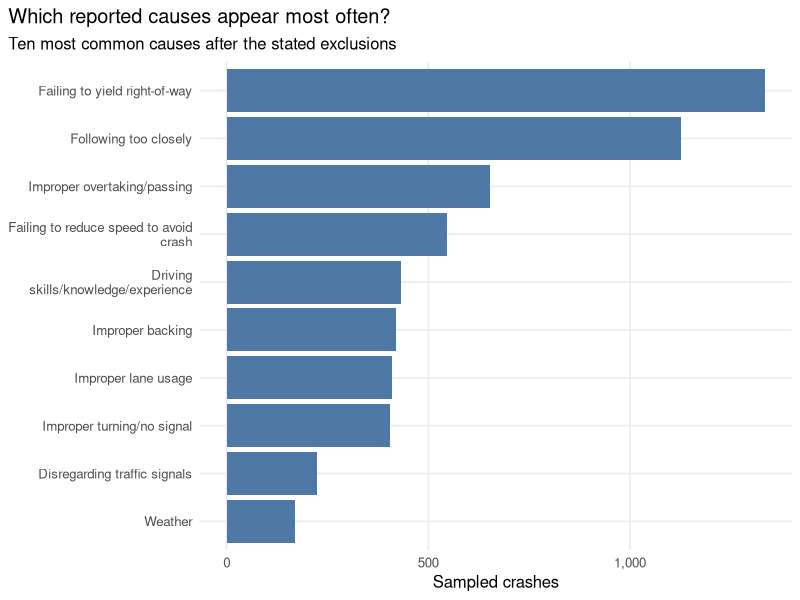
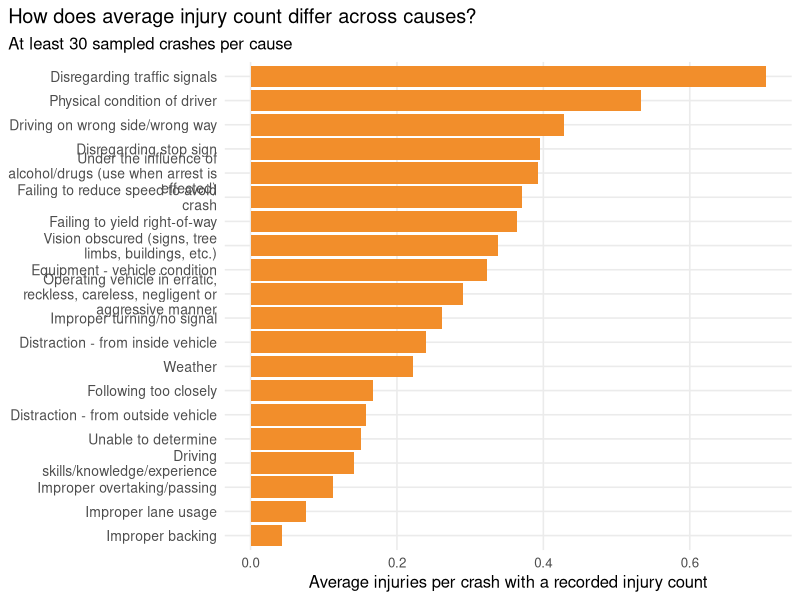
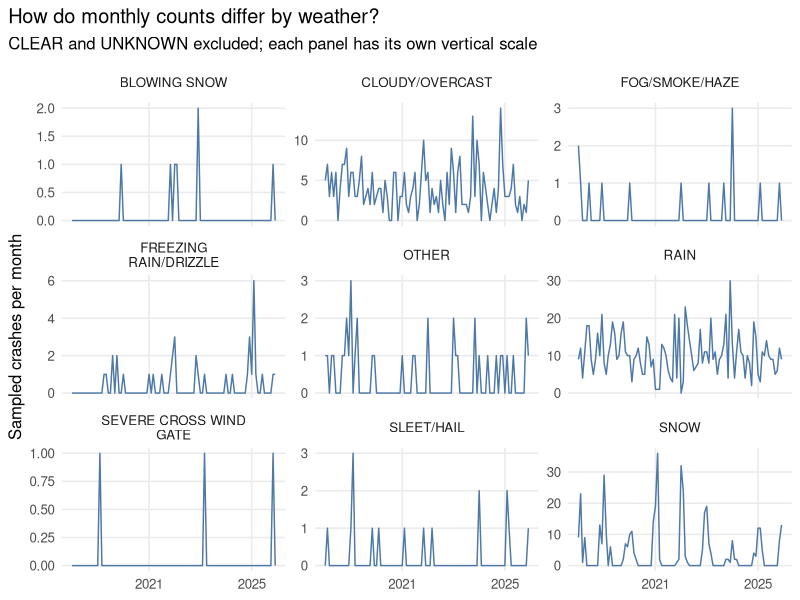
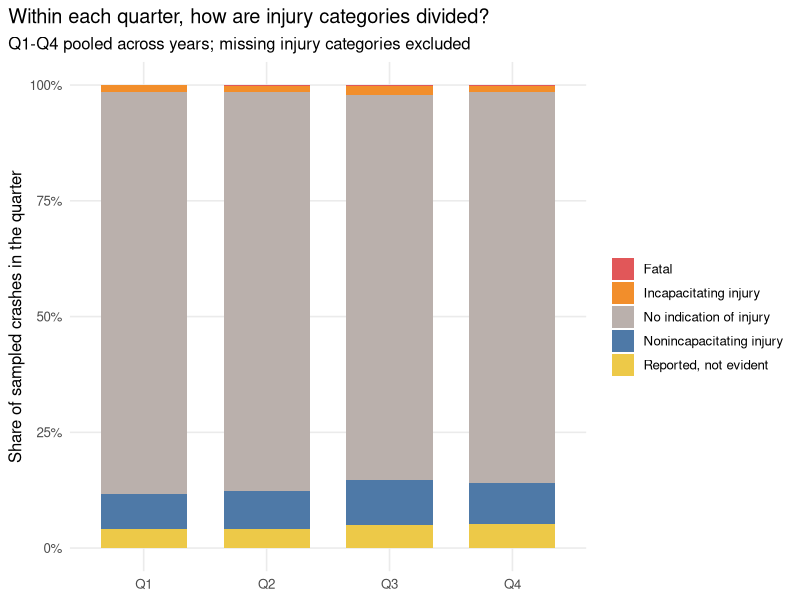
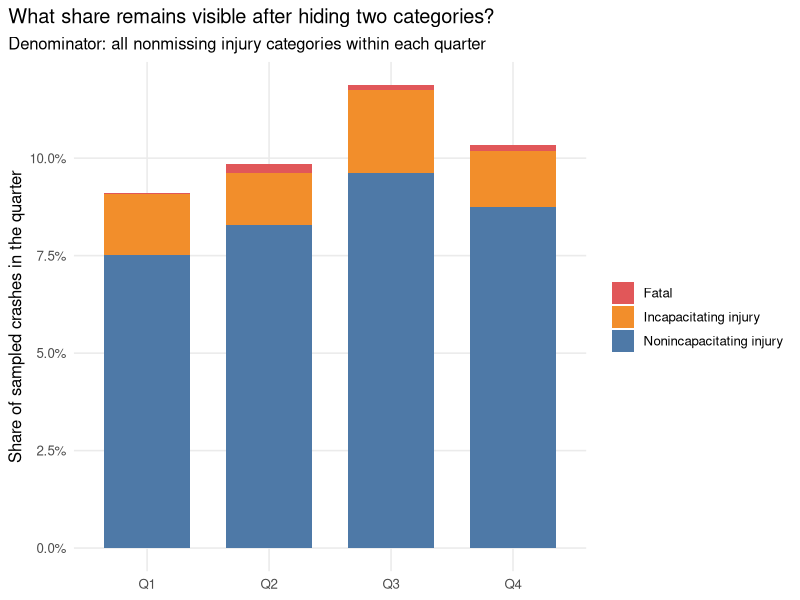
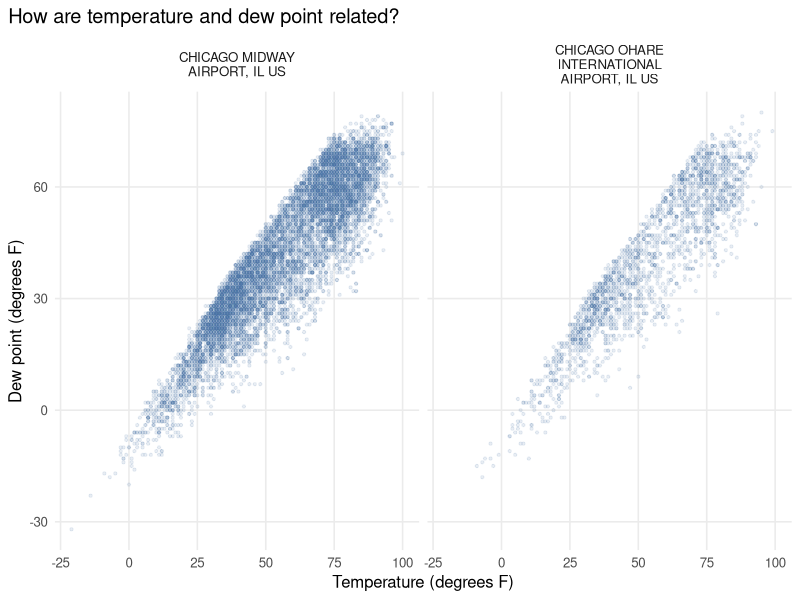
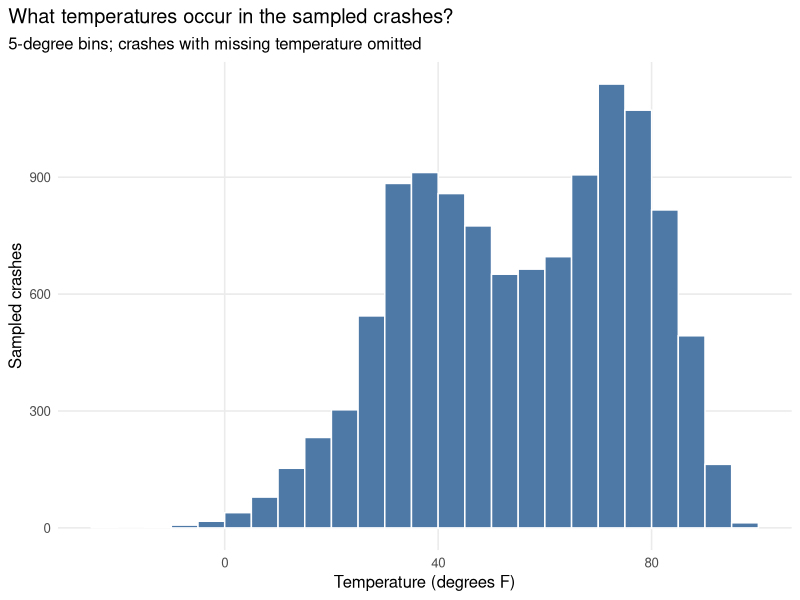
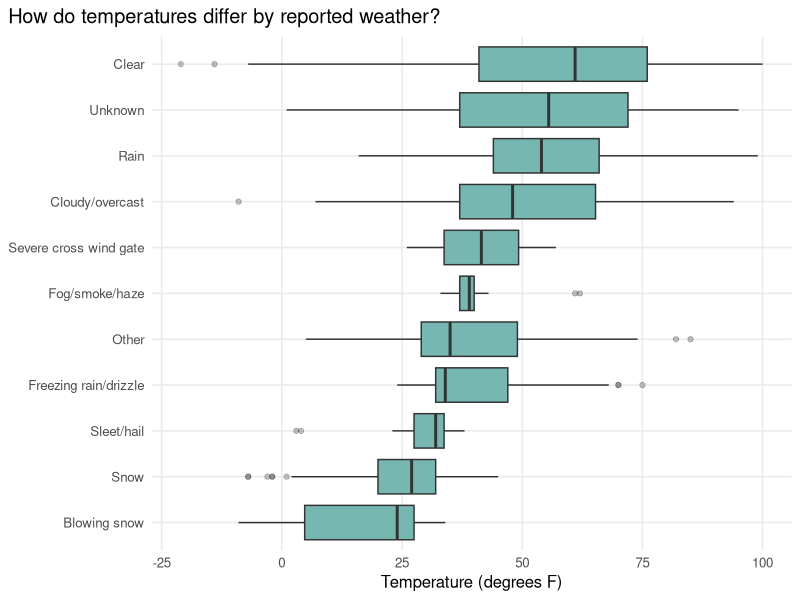

Source code (R) for these figures, in order:
## ---- chunk 1
#| label: packages-and-style
library(ggplot2)
library(dplyr)
library(readr)
library(tidyr)
library(lubridate)
library(forcats)
library(stringr)

theme_set(
  theme_minimal(base_size = 12) +
    theme(panel.grid.minor = element_blank(),
          plot.title.position = "plot")
)

# A familiar Tableau-like palette; no extra theme package is needed.
tableau_colors <- c("#4E79A7", "#F28E2B", "#E15759", "#76B7B2",
                    "#59A14F", "#EDC948", "#B07AA1", "#FF9DA7",
                    "#9C755F", "#BAB0AC")
## ---- chunk 2
#| label: read-data
crashes <- read_csv("data/chicago_traffic_crashes_sample.csv",
                    show_col_types = FALSE) |>
  mutate(
    month = as.Date(floor_date(crash_datetime, "month")),
    quarter = factor(paste0("Q", quarter(crash_datetime)),
                     levels = c("Q1", "Q2", "Q3", "Q4"))
  )

nrow(crashes)
n_distinct(crashes$crash_id)
## ---- chunk 3
#| label: ranking
ranking <- crashes |>
  filter(!is.na(primary_contributory_cause),
         !primary_contributory_cause %in%
           c("UNABLE TO DETERMINE", "NOT APPLICABLE")) |>
  count(primary_contributory_cause, name = "crash_count") |>
  slice_max(crash_count, n = 10, with_ties = FALSE)

ranking_plot <- ggplot(ranking,
                      aes(x = crash_count,
                          y = fct_reorder(primary_contributory_cause,
                                          crash_count))) +
  geom_col(fill = tableau_colors[1]) +
  scale_y_discrete(labels = function(x) str_wrap(str_to_sentence(x), 32)) +
  scale_x_continuous(labels = scales::label_comma()) +
  labs(title = "Which reported causes appear most often?",
       subtitle = "Ten most common causes after the stated exclusions",
       x = "Sampled crashes", y = NULL)

ranking_plot
## ---- chunk 4
#| label: average-injuries
#| fig-height: 10
injury_summary <- crashes |>
  filter(!is.na(primary_contributory_cause),
         primary_contributory_cause != "NOT APPLICABLE") |>
  group_by(primary_contributory_cause) |>
  summarise(crash_count = n(),
            measured_count = sum(!is.na(injuries_total)),
            mean_injuries = mean(injuries_total, na.rm = TRUE),
            .groups = "drop") |>
  filter(crash_count >= 30, measured_count > 0)

injury_plot <- ggplot(injury_summary,
                     aes(x = mean_injuries,
                         y = fct_reorder(primary_contributory_cause,
                                         mean_injuries))) +
  geom_col(fill = tableau_colors[2]) +
  scale_y_discrete(labels = function(x) str_wrap(str_to_sentence(x), 34)) +
  theme(axis.text.y = element_text(size = 10)) +
  labs(title = "How does average injury count differ across causes?",
       subtitle = "At least 30 sampled crashes per cause",
       x = "Average injuries per crash with a recorded injury count", y = NULL)

injury_plot
## ---- chunk 5
#| label: inspect-group-sizes
injury_summary |>
  arrange(desc(mean_injuries)) |>
  select(primary_contributory_cause, crash_count, measured_count, mean_injuries) |>
  knitr::kable(digits = 2)
## ---- chunk 6
#| label: monthly-counts
#| fig-height: 7
months <- seq(min(crashes$month), max(crashes$month), by = "month")

monthly <- crashes |>
  filter(!is.na(reported_weather_condition),
         !reported_weather_condition %in% c("CLEAR", "UNKNOWN")) |>
  count(month, reported_weather_condition, name = "crash_count") |>
  complete(month = months, reported_weather_condition,
           fill = list(crash_count = 0))

time_plot <- ggplot(monthly, aes(x = month, y = crash_count)) +
  geom_line(color = tableau_colors[1], linewidth = 0.5) +
  facet_wrap(~ reported_weather_condition, ncol = 3,
             scales = "free_y", labeller = label_wrap_gen(20)) +
  scale_x_date(date_breaks = "4 years", date_labels = "%Y") +
  labs(title = "How do monthly counts differ by weather?",
       subtitle = "CLEAR and UNKNOWN excluded; each panel has its own vertical scale",
       x = NULL, y = "Sampled crashes per month")

time_plot
## ---- chunk 7
#| label: quarterly-shares
quarter_shares <- crashes |>
  filter(!is.na(most_severe_injury)) |>
  count(quarter, most_severe_injury, name = "crash_count") |>
  group_by(quarter) |>
  mutate(share = crash_count / sum(crash_count)) |>
  ungroup()

quarter_shares |>
  group_by(quarter) |>
  summarise(total_share = sum(share), .groups = "drop")

injury_colors <- c("FATAL" = "#E15759",
                   "INCAPACITATING INJURY" = "#F28E2B",
                   "NONINCAPACITATING INJURY" = "#4E79A7",
                   "REPORTED, NOT EVIDENT" = "#EDC948",
                   "NO INDICATION OF INJURY" = "#BAB0AC")

share_plot <- ggplot(quarter_shares,
                     aes(x = quarter, y = share, fill = most_severe_injury)) +
  geom_col(width = 0.7) +
  scale_fill_manual(values = injury_colors,
                    labels = function(x) str_wrap(str_to_sentence(x), 24)) +
  scale_y_continuous(labels = scales::label_percent()) +
  labs(title = "Within each quarter, how are injury categories divided?",
       subtitle = "Q1-Q4 pooled across years; missing injury categories excluded",
       x = NULL, y = "Share of sampled crashes in the quarter", fill = NULL)

share_plot
## ---- chunk 8
#| label: hidden-categories
visible_shares <- quarter_shares |>
  filter(!most_severe_injury %in%
           c("NO INDICATION OF INJURY", "REPORTED, NOT EVIDENT"))

hidden_plot <- ggplot(visible_shares,
                      aes(x = quarter, y = share, fill = most_severe_injury)) +
  geom_col(width = 0.7) +
  scale_fill_manual(values = injury_colors,
                    labels = function(x) str_wrap(str_to_sentence(x), 24)) +
  scale_y_continuous(labels = scales::label_percent()) +
  labs(title = "What share remains visible after hiding two categories?",
       subtitle = "Denominator: all nonmissing injury categories within each quarter",
       x = NULL, y = "Share of sampled crashes in the quarter", fill = NULL)

hidden_plot
## ---- chunk 9
#| label: weather-relationship
weather_pairs <- crashes |>
  filter(!is.na(weather_station_name),
         !is.na(temperature_f), !is.na(dew_point_f))

relationship_plot <- ggplot(weather_pairs,
                            aes(x = temperature_f, y = dew_point_f)) +
  geom_point(color = tableau_colors[1], alpha = 0.12, size = 0.8) +
  facet_wrap(~ weather_station_name, labeller = label_wrap_gen(22)) +
  labs(title = "How are temperature and dew point related?",
       x = "Temperature (degrees F)", y = "Dew point (degrees F)")

relationship_plot
## ---- chunk 10
#| label: temperature-histogram
temperatures <- crashes |>
  filter(!is.na(temperature_f))

histogram_plot <- ggplot(temperatures, aes(x = temperature_f)) +
  geom_histogram(binwidth = 5, boundary = 0,
                 fill = tableau_colors[1], color = "white") +
  labs(title = "What temperatures occur in the sampled crashes?",
       subtitle = "5-degree bins; crashes with missing temperature omitted",
       x = "Temperature (degrees F)", y = "Sampled crashes")

histogram_plot
## ---- chunk 11
#| label: temperature-boxplots
box_data <- temperatures |>
  filter(!is.na(reported_weather_condition))

box_plot <- ggplot(box_data,
                   aes(x = temperature_f,
                       y = fct_reorder(reported_weather_condition,
                                       temperature_f, .fun = median))) +
  geom_boxplot(fill = tableau_colors[4], outlier.alpha = 0.3) +
  scale_y_discrete(labels = function(x) str_to_sentence(x)) +
  labs(title = "How do temperatures differ by reported weather?",
       x = "Temperature (degrees F)", y = NULL)

box_plot
## ---- chunk 12
#| label: crash-map
#| fig-height: 7
map_data <- crashes |>
  filter(!is.na(longitude), !is.na(latitude)) |>
  mutate(trafficway_group = fct_lump_n(trafficway_type, n = 4,
                                      other_level = "ALL OTHER TYPES"))

nrow(crashes) - nrow(map_data) # Crashes omitted because coordinates are missing

map_plot <- ggplot(map_data,
                   aes(x = longitude, y = latitude, color = trafficway_group)) +
  geom_point(alpha = 0.25, size = 0.6) +
  coord_fixed(ratio = 1.34) +
  scale_color_manual(values = tableau_colors,
                     labels = function(x) str_wrap(str_to_sentence(x), 24)) +
  guides(color = guide_legend(override.aes = list(alpha = 1, size = 3))) +
  labs(title = "Where are the sampled crashes located?",
       subtitle = "One point per crash with coordinates; no basemap",
       x = "Longitude (degrees)", y = "Latitude (degrees)", color = "Trafficway")

map_plot
